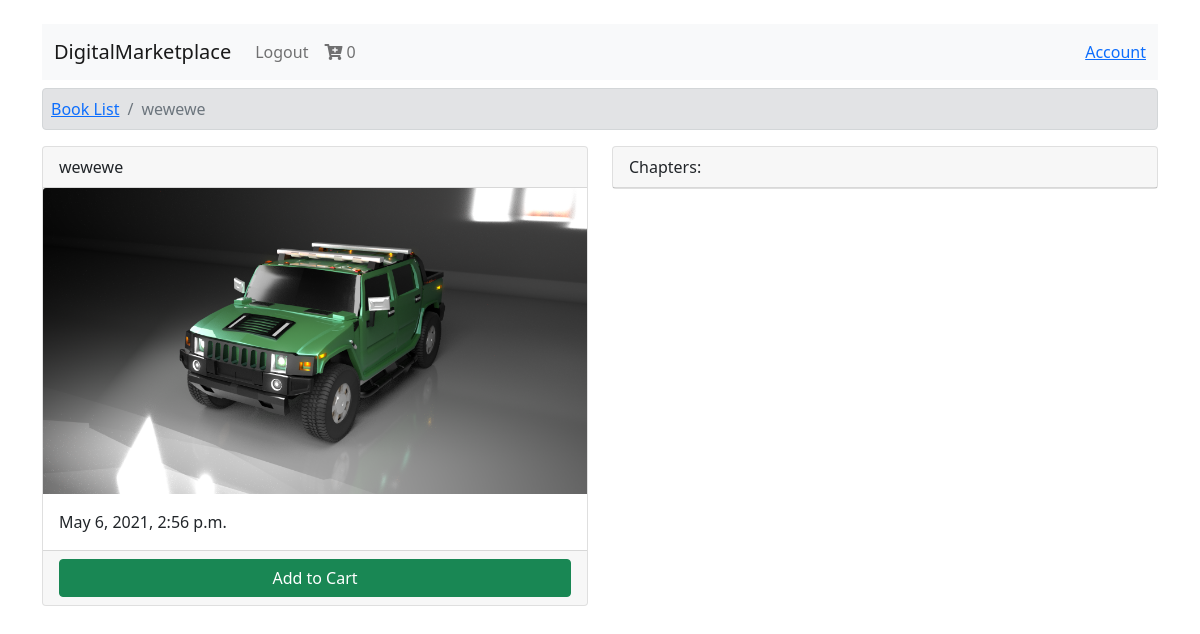
The app's page /macmeero1/ (signed in) with its own data.
### shopping_cart/models.py (models this page shows, shortened)
class Order(models.Model):
    user = models.ForeignKey(settings.AUTH_USER_MODEL ,on_delete=models.CASCADE)
    is_ordered = models.BooleanField(default=False)
    items = models.ManyToManyField('OrderItem')
    ref_code=models.CharField(max_length=50)

### books/models.py (models this page shows, shortened)
class Book(models.Model):
    author = models.ManyToManyField(Author)
    title = models.CharField(max_length=80)
    publication_date = models.DateTimeField()
    isbn = models.CharField(max_length=16)
    slug = models.SlugField()
    cover = models.ImageField()
    price = models.FloatField()

### books/views.py (the view)
# urls.py: path('<slug>/',book_detail,name='book-detail'),
@login_required
def book_detail(request, slug):
    book = get_object_or_404(Book, slug=slug)
    book_status=check_book_relationship(request,book)
    context = {
        'book': book,
        'book_status':book_status,
    }
    return render(request, "book_detail.html", context)

### books/models.py (called while the page is built)
    def book_list(self):
        return self.books.all() #this will fetch all the books related(bought/Access) to the user

### books/views.py (called while the page is built)
def check_book_relationship(request,book):
    if book in request.user.userlibrary.book_list():
        return OWNED
    order_qs = Order.objects.filter(user=request.user,is_ordered=False)
    if order_qs.exists():
        order=order_qs[0]
        order_item_qs=OrderItem.objects.filter(book=book)
        if order_item_qs.exists():
            order_item=order_item_qs[0]
            if order_item in order.items.all():
                return IN_CART
    return NOT_IN_CART

### shopping_cart/templatetags/cart_template_tags.py (called while the page is built)
@register.filter
def cart_item_count(user):
    if user.is_authenticated:
        qs=Order.objects.filter(user=user,is_ordered=False)
        if qs.exists():
            return qs[0].items.count()
    return 0

### templates/book_detail.html (shortened to what this page needs)
{% extends 'base.html' %}
{% block breadcrumb %}
<nav aria-label="breadcrumb">
  <ol class="breadcrumb alert alert-secondary p-2">
    <li class="breadcrumb-item "><a href="{% url 'books:book-list' %}">Book List</a></li>
    <li class="breadcrumb-item active" aria-current="page">{{book.title}}</li>
  </ol>
</nav>
{% endblock breadcrumb %}
{% block content %}
<div class="row">
  <div class=col-md-6>
    {% include "book_snippet.html" with book=book %}
  </div>
  <div class="col-md-6">
    <div class="card">
      <div class="card-header">
        Chapters:
      </div>
    </div>
  </div>
</div>
{% endblock content%}

### templates/navbar.html (shortened to what this page needs)
{% load cart_template_tags %}
<nav class="navbar navbar-expand-lg navbar-light bg-light">
    <div class="container-fluid">
        <a class="navbar-brand" href="{% url 'books:book-list' %}">DigitalMarketplace</a>
        <div class="collapse navbar-collapse" id="navbarNavAltMarkup">
            <div class="navbar-nav">
                {% if request.user.is_authenticated %}
                <a class="nav-link" href="{% url 'account_logout' %}">Logout</a>
                <a class="nav-link" href="{% url 'cart:order-summary' %}">
                <i class="fas fa-cart-plus"></i>
                {{request.user|cart_item_count}}
                </a>
                {% else %}
                <a class="nav-link" href="{% url 'account_login' %}">Login</a>
                <a class="nav-link" href="{% url 'account_signup' %}">SignUp</a>
                {% endif %}
            </div>
        </div>
        <div class="d-flex">
            <a href="{% url 'profile' %}">
            Account
            </a>
        </div>
    </div>
</nav>

### templates/book_snippet.html
<div class="card">
    <div class="card-header">
        {{book.title}}
    </div>
    <img class="card-img-top" src="{{book.cover.url}}" alt="Card image cap">
    <div class="card-body">
        <p class="card-text">
            {{book.publication_date}}
        </p>
    </div>
    {% if book_status != 'owned' %}
    <div class="card-footer">
        {% if book_status == 'in_cart' %}
        <a href="{% url 'cart:remove-from-cart' book.slug %}" class="btn btn-danger col-md-12">
            Remove from Cart
        </a>
        {% else %}
        <a href="{% url 'cart:add-to-cart' book.slug %}" class="btn btn-success col-md-12">
            Add to Cart
        </a>
        {% endif %}
    </div>
    {% endif %}
</div>

### records on screen
Book: title "wewewe", cover (picture), publication_date "May 6, 2021, 2:56 p.m."

### other values on screen
{{ request.user|cart_item_count }} "0"
